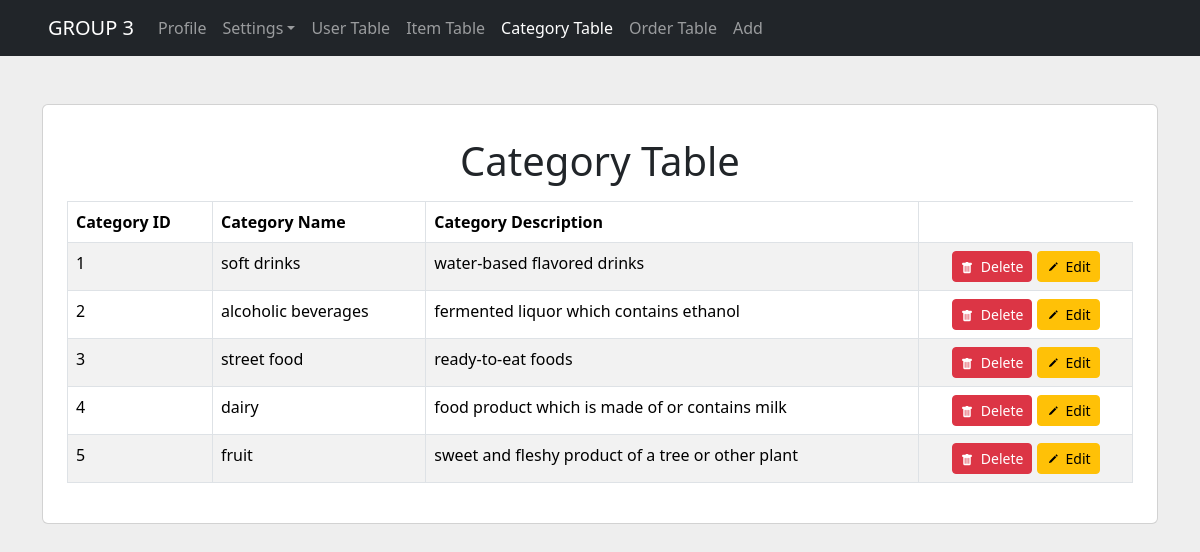
Page /category.php (signed in) on the committed database.
### tables this page shows
CREATE TABLE `categorytbl` (
  `category_id` int NOT NULL AUTO_INCREMENT,
  `category_name` text NOT NULL,
  `category_description` text,
  PRIMARY KEY (`category_id`)
);

### category.php (the view, shortened to what this page needs)
<?php
    include 'operation/sessioncheck.php';
    $tbl = "categorytbl";
    $loc = "category";
?>
<!doctype html>
<html lang="en">
<head>
    <link rel="stylesheet" href="./css/bootstrap.min.css">
</head>
<body style="background-color: #eee">
<nav class="navbar navbar-expand navbar-dark bg-dark sticky-top px-5 text-secondary">
    <a class="navbar-brand" href="#">GROUP 3</a>
    <div class="collapse navbar-collapse" id="navbarSupportedContent">
        <ul class="navbar-nav mr-auto">
            <li class="nav-item">
                <a class="nav-link" href="profile.php">Profile</a>
            </li>
            <li class="nav-item dropdown">
                <a class="nav-link dropdown-toggle" data-bs-toggle="dropdown" href="#" role="button" aria-expanded="false">Settings</a>
            </li>
            <li class="nav-item">
                <a class="nav-link " href="index.php">User Table</span></a>
            </li>
            <li class="nav-item">
                <a class="nav-link" href="items.php">Item Table</a>
            </li>
            <li class="nav-item">
                <a class="nav-link active" href="category.php">Category Table</a>
            </li>
            <li class="nav-item">
                <a class="nav-link" href="order.php">Order Table</a>
            </li>
            <li class="nav-item">
                <a class="nav-link" href="add.php">Add</a>
            </li>
        </ul>
    </div>
</nav>
<div class="container pt-5">
    <div class="card p-4">
        <h1 class="py-2 text-center">Category Table</h1>
        <?php
        $sql = "select * from {$tbl}";
        $query = $conn->query($sql);
        if ($query->num_rows > 0) {
            echo "<table class='table table-hover table-striped table-bordered'>
                        <tr>
                        <thead>
                            <th>Category ID</th>
                            <th>Category Name</th>
                            <th>Category Description</th>
                        </thead>
                        </tr>";
            while($row = $query -> fetch_assoc()){
                $id = $row['category_id'];
                $name = $row['category_name'];
                $desc = $row['category_description'];
                echo "<tr>";
                echo "<td>$id</td>";
                echo "<td>$name</td>";
                echo "<td>$desc</td>";
                echo "<td class='text-center'>
                            <a href='operation/delete.php?id=$id&tbl=$tbl&loc=$loc' class='btn btn-danger btn-sm' onclick='return confirm(`Are you sure you want to delete this row?`)'>
                            <svg xmlns='http://www.w3.org/2000/svg' width='12' height='12' fill='currentColor' class='bi bi-trash-fill flex-shrink-0 me-2' viewBox='0 0 16 16'>
                              <path d='M2.5 1a1 1 0 0 0-1 1v1a1 1 0 0 0 1 1H3v9a2 2 0 0 0 2 2h6a2 2 0 0 0 2-2V4h.5a1 1 0 0 0 1-1V2a1 1 0 0 0-1-1H10a1 1 0 0 0-1-1H7a1 1 0 0 0-1 1H2.5zm3 4a.5.5 0 0 1 .5.5v7a.5.5 0 0 1-1 0v-7a.5.5 0 0 1 .5-.5zM8 5a.5.5 0 0 1 .5.5v7a.5.5 0 0 1-1 0v-7A.5.5 0 0 1 8 5zm3 .5v7a.5.5 0 0 1-1 0v-7a.5.5 0 0 1 1 0z'/>
                            </svg>Delete</a>
                            <a href='editcategory.php?id=$id' class='btn btn-warning btn-sm'>
                            <svg xmlns='http://www.w3.org/2000/svg' width='12' height='12' fill='currentColor' class='bi bi-x-lg flex-shrink-0 me-2' viewBox='0 0 16 16'>
                              <path d='M15.502 1.94a.5.5 0 0 1 0 .706L14.459 3.69l-2-2L13.502.646a.5.5 0 0 1 .707 0l1.293 1.293zm-1.75 2.456-2-2L4.939 9.21a.5.5 0 0 0-.121.196l-.805 2.414a.25.25 0 0 0 .316.316l2.414-.805a.5.5 0 0 0 .196-.12l6.813-6.814z'/>
                            </svg>Edit</a>
                        </td>";
                echo "</tr>";
            }
            echo "</table>";
        } else {
            echo "<div class='alert alert-danger d-flex align-items-center' role='alert'>
                        <div>Empty table.</div>
                    </div>";
        }
        ?>
    </div>
</div>
</body>
</html>

### rows in the picture
categorytbl: category_id "1", category_name "soft drinks", category_description "water-based flavored drinks"
categorytbl: category_id "2", category_name "alcoholic beverages", category_description "fermented liquor which contains ethanol"
categorytbl: category_id "3", category_name "street food", category_description "ready-to-eat foods"
categorytbl: category_id "4", category_name "dairy", category_description "food product which is made of or contains milk"
categorytbl: category_id "5", category_name "fruit", category_description "sweet and fleshy product of a tree or other plant"
